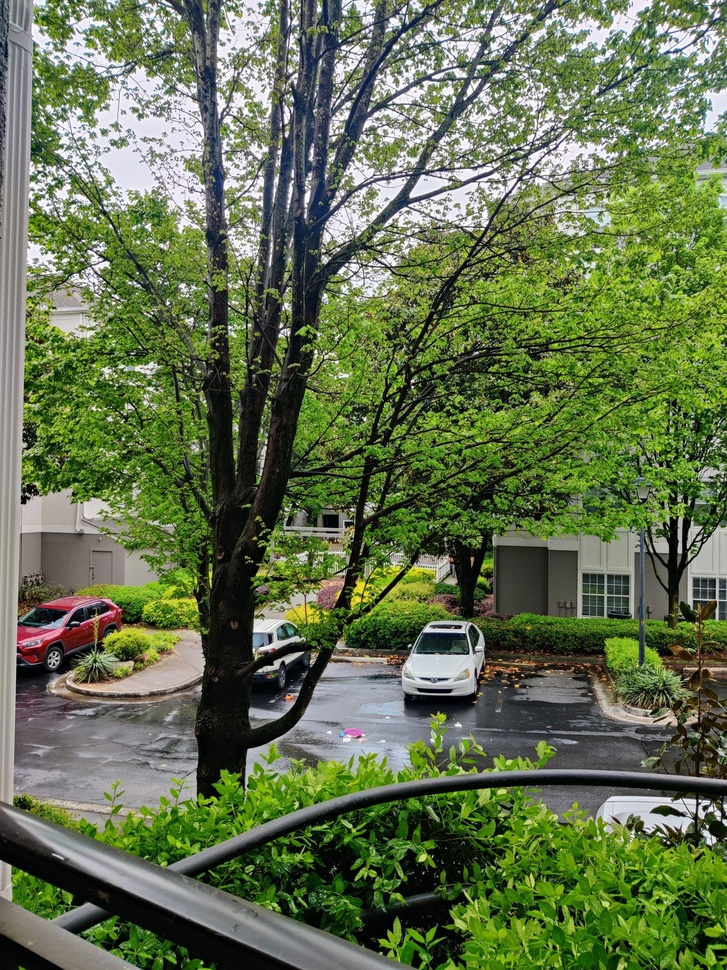
#> input picture Assignment-2/image_stitching/image-1.jpg, 727 x 970 px, shrunk from 1500 x 2000 before the run
$ jupyter execute A2_Q5.ipynb
#> lines starting #> are read from the running program, lines starting #| are printed output that depends on the picture
[cell 1]
import cv2
import depthai as dai
import numpy as np

[cell 2]
def stitch_2_imgs(img1, img2, feature) :
    img1_bw = cv2.cvtColor(img1, cv2.COLOR_BGR2GRAY)
    img2_bw = cv2.cvtColor(img2, cv2.COLOR_BGR2GRAY)

    if feature == "SIFT":
        feat = cv2.SIFT_create()
    elif feature == "ORB":
        feat = cv2.ORB_create()
        return

    kp_img1, desc_img1 = feat.detectAndCompute(img1_bw, None)
    kp_img2, desc_img2 = feat.detectAndCompute(img2_bw, None)

    bf = cv2.BFMatcher()
    matches = bf.knnMatch(desc_img2, desc_img1, k=2)

    good_points = []
    for m, n in matches:
        if(m.distance < 0.6*n.distance):
            good_points.append(m)

    query_pts = np.float32([kp_img2[m.queryIdx]
                    .pt for m in good_points]).reshape(-1, 1, 2)

    train_pts = np.float32([kp_img1[m.trainIdx]
                    .pt for m in good_points]).reshape(-1, 1, 2)

    matrix, mask = cv2.findHomography(query_pts, train_pts, cv2.RANSAC, 5.0)

    #wraped image
    dst = cv2.warpPerspective(img2, matrix, ((img1.shape[1] + img2.shape[1]), img2.shape[0]))

    # now paste them together
    dst[0:img1.shape[0], 0:img1.shape[1]] = img1

    return dst

[cell 3]
img1 = cv2.imread('image_stitching/image-1.jpg')
#> img1 is the input picture: shape (970, 727, 3); mean B, G, R 78.1, 112.8, 98.8
img2 = cv2.imread('image_stitching/image-2.jpg')
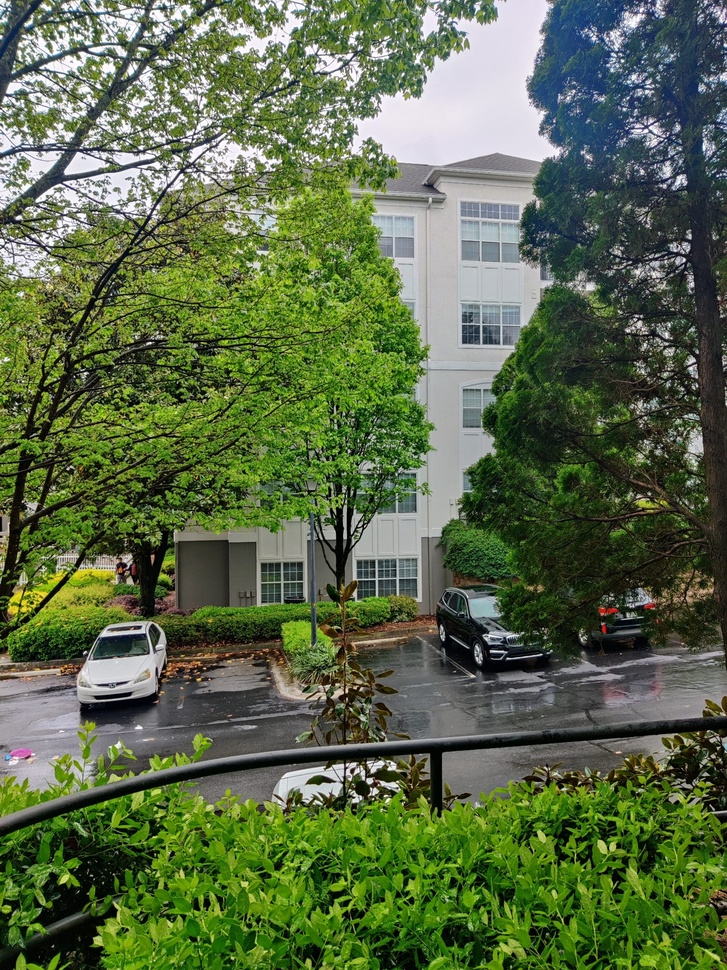
#> input picture Assignment-2/image_stitching/image-2.jpg, 727 x 970 px, shrunk from 1500 x 2000 before the run
#> img2 is the input picture: shape (970, 727, 3); mean B, G, R 72.3, 105.8, 90.4
img3 = cv2.imread('image_stitching/image-3.jpg')
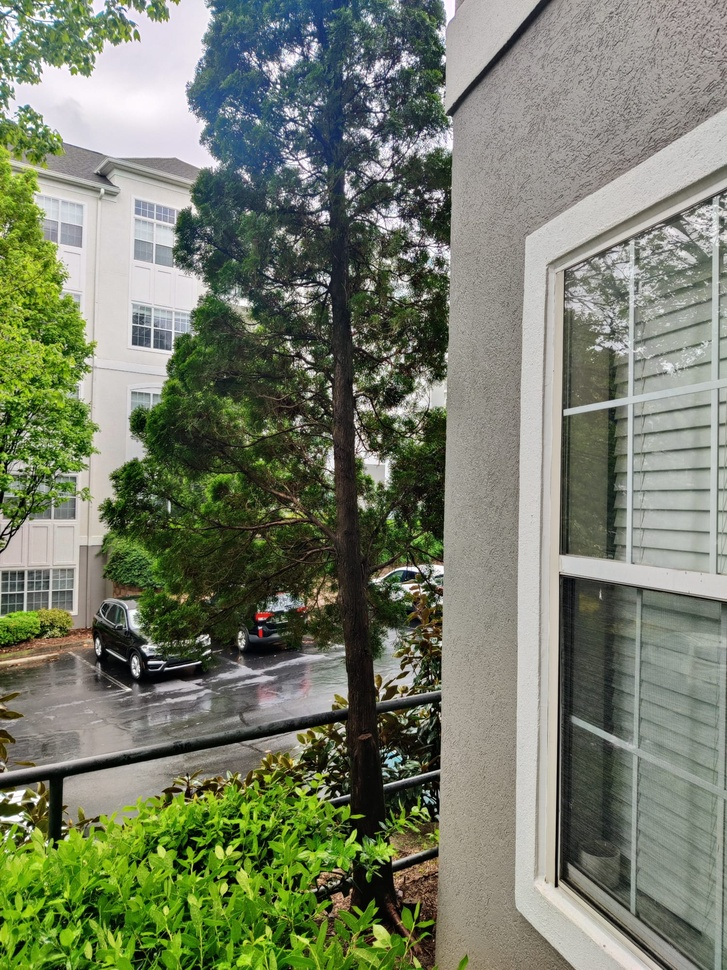
#> input picture Assignment-2/image_stitching/image-3.jpg, 727 x 970 px, shrunk from 1500 x 2000 before the run
#> img3 is the input picture: shape (970, 727, 3); mean B, G, R 105.4, 125.3, 118.3

[cell 4]
img2_3 = stitch_2_imgs(img2, img3, "SIFT")
#> in stitch_2_imgs, `img1_bw = cv2.cvtColor(img1, cv2.COLOR_BGR2GRAY)`:
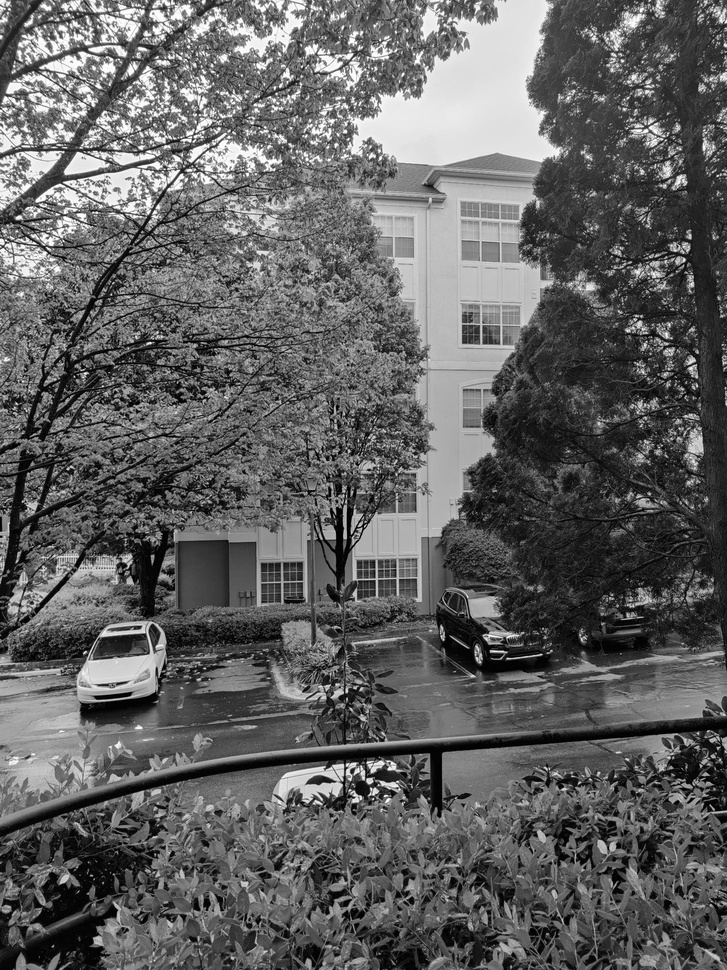
#> img1_bw: shape (970, 727); min 0, max 255, mean 97.4
#> in stitch_2_imgs, `img2_bw = cv2.cvtColor(img2, cv2.COLOR_BGR2GRAY)`:
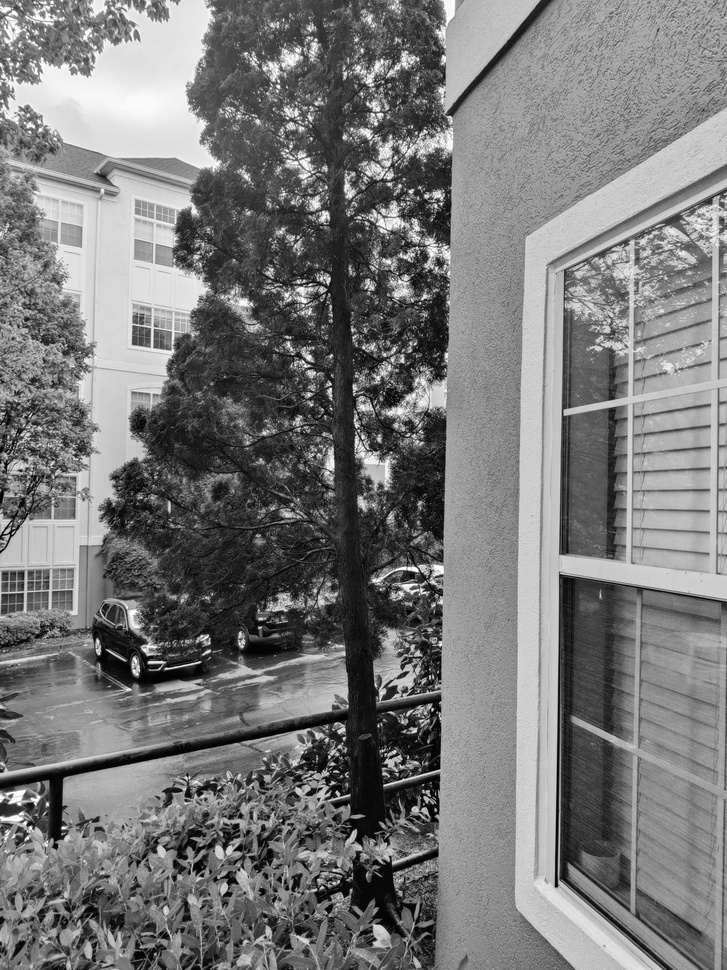
#> img2_bw: shape (970, 727); min 0, max 255, mean 120.9
#> in stitch_2_imgs, `kp_img1, desc_img1 = feat.detectAndCompute(img1_bw, None)`: kp_img1 = 10861 keypoints; strongest (x, y, size): (18, 218, 3.6), (150, 343, 2), (85, 652, 2.2), (352, 771, 3.1)
#> in stitch_2_imgs, `kp_img2, desc_img2 = feat.detectAndCompute(img2_bw, None)`: kp_img2 = 7336 keypoints; strongest (x, y, size): (63, 828, 2.5), (47, 804, 2.5), (432, 709, 1.8), (150, 662, 2.7)
#> in stitch_2_imgs, `matches = bf.knnMatch(desc_img2, desc_img1, k=2)`: matches = 7336 matches
#> after the loop in stitch_2_imgs, `for m, n in matches:`: good_points = 308 matches
#> in stitch_2_imgs, `query_pts = np.float32([kp_img2[m.queryIdx] .pt for m in good_points])..`: query_pts = 308 rows, first 8: [8.25, 516.9], [9.68, 769.2], [11.78, 407.6], [12.45, 174.6], [12.67, 586.4], [12.68, 413.5], [12.98, 97.19], [12.98, 97.19]
#> in stitch_2_imgs, `train_pts = np.float32([kp_img1[m.trainIdx] .pt for m in good_points])..`: train_pts = 308 rows, first 8: [360.7, 511.9], [389.2, 739.7], [360.2, 413.6], [353.3, 201.1], [366.1, 573.1], [361.3, 419.3], [356.8, 133.4], [356.8, 133.4]
#> in stitch_2_imgs, `matrix, mask = cv2.findHomography(query_pts, train_pts, cv2.RANSAC, 5.0)`: matrix = [[0.61, 0.0355, 336.2], [-0.306, 0.898, 48.85], [-0.000566, 4.6e-06, 1]]; mask = 308 values, max 1 at index 0, min 0 at index 1, mean 0.75
panorm = stitch_2_imgs(img1, img2_3, "SIFT")
#> call 2 of stitch_2_imgs, with feature = 'SIFT'
#> in stitch_2_imgs (call 2), `img1_bw = cv2.cvtColor(img1, cv2.COLOR_BGR2GRAY)`:
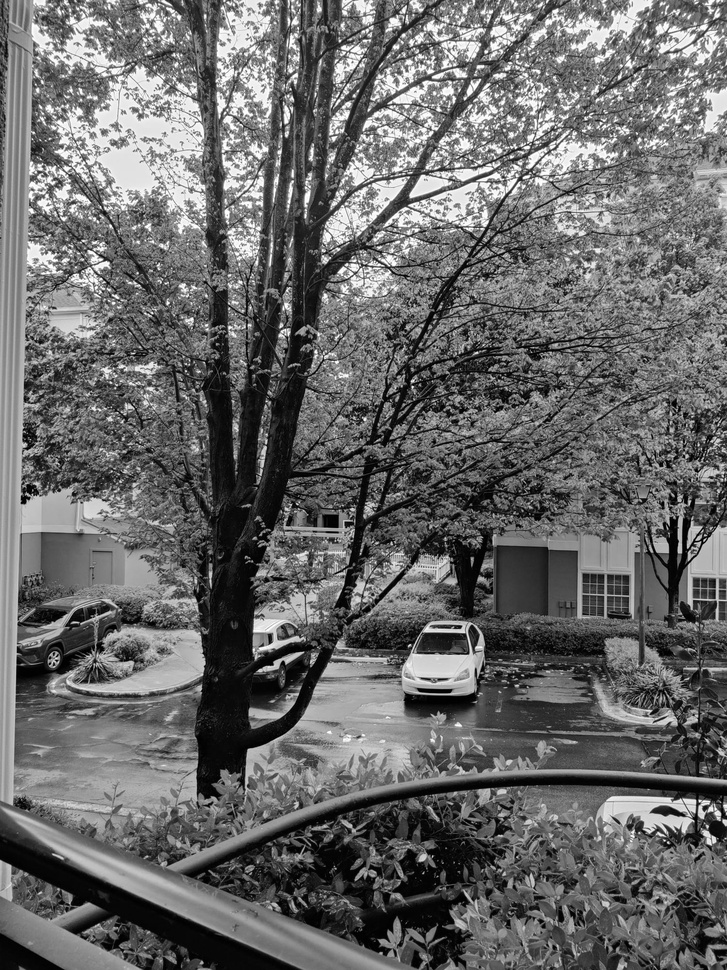
#> img1_bw: shape (970, 727); min 0, max 255, mean 104.7
#> in stitch_2_imgs (call 2), `img2_bw = cv2.cvtColor(img2, cv2.COLOR_BGR2GRAY)`:
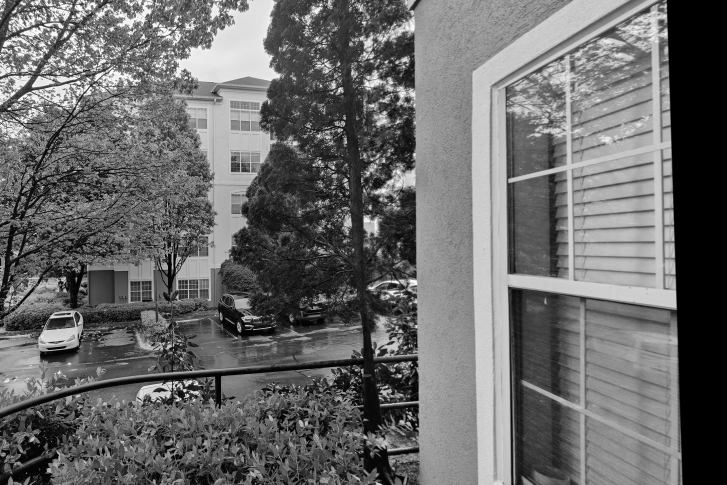
#> img2_bw: shape (970, 1454) (shown at 1/2 size); min 0, max 255, mean 105.5
#> in stitch_2_imgs (call 2), `kp_img1, desc_img1 = feat.detectAndCompute(img1_bw, None)`: kp_img1 = 12310 keypoints; strongest (x, y, size): (410, 645, 1.9), (412, 381, 2.5), (707, 826, 2.1), (486, 52, 2.4)
#> in stitch_2_imgs (call 2), `kp_img2, desc_img2 = feat.detectAndCompute(img2_bw, None)`: kp_img2 = 15290 keypoints; strongest (x, y, size): (18, 218, 3.6), (150, 343, 2), (85, 652, 2.2), (352, 771, 3.1)
#> in stitch_2_imgs (call 2), `matches = bf.knnMatch(desc_img2, desc_img1, k=2)`: matches = 15290 matches
#> after the loop in stitch_2_imgs (call 2), `for m, n in matches:`: good_points = 437 matches
#> in stitch_2_imgs (call 2), `query_pts = np.float32([kp_img2[m.queryIdx] .pt for m in good_points])..`: query_pts = 437 rows, first 8: [9.54, 680.4], [11.45, 594.6], [11.67, 599.8], [14.12, 881.7], [19.51, 885.9], [19.63, 468], [20.44, 656.3], [22.01, 669.8]
#> in stitch_2_imgs (call 2), `train_pts = np.float32([kp_img1[m.trainIdx] .pt for m in good_points])..`: train_pts = 437 rows, first 8: [343.5, 663.4], [354.7, 585.4], [355.2, 590.1], [376.7, 850.2], [381, 855], [364.3, 471.7], [352.8, 642.7], [354, 655.2]
#> in stitch_2_imgs (call 2), `matrix, mask = cv2.findHomography(query_pts, train_pts, cv2.RANSAC, 5.0)`: matrix = [[0.631, -0.0464, 362.5], [-0.218, 0.882, 50.96], [-0.000492, -2.53e-05, 1]]; mask = 437 values, max 1 at index 0, min 0 at index 1, mean 0.847
#> in stitch_2_imgs (call 2), `dst[0:img1.shape[0], 0:img1.shape[1]] = img1`:
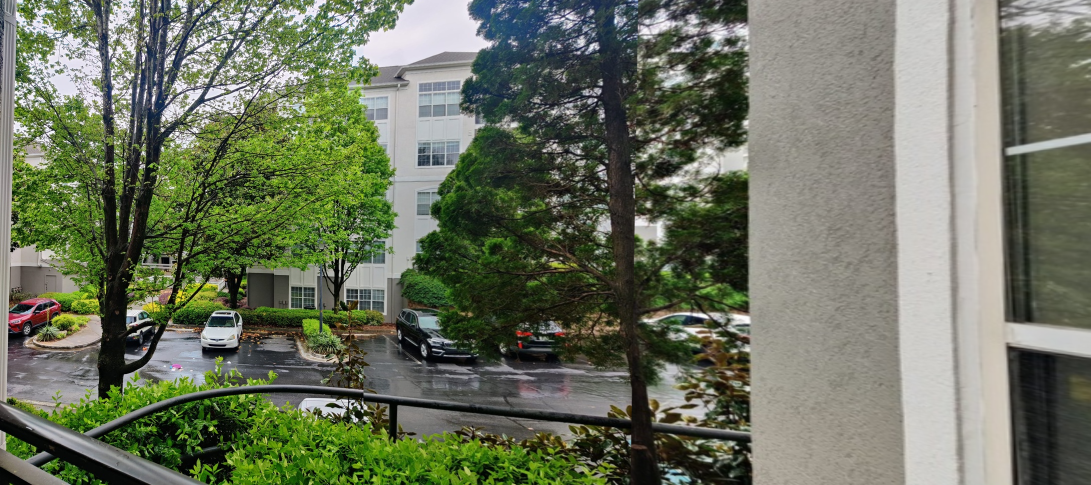
#> dst: shape (970, 2181, 3) (shown at 1/2 size); mean B, G, R 94.6, 114.5, 107.6

cv2.imwrite(f"image_stitching/image_stiched.jpg", panorm)
#> Out = True

[cell 5]
img1_2 = stitch_2_imgs(img1, img2, "ORB")

cv2.imwrite(f"image_stitching/stitch_ORB.png", img1_2)
#> Out = True
